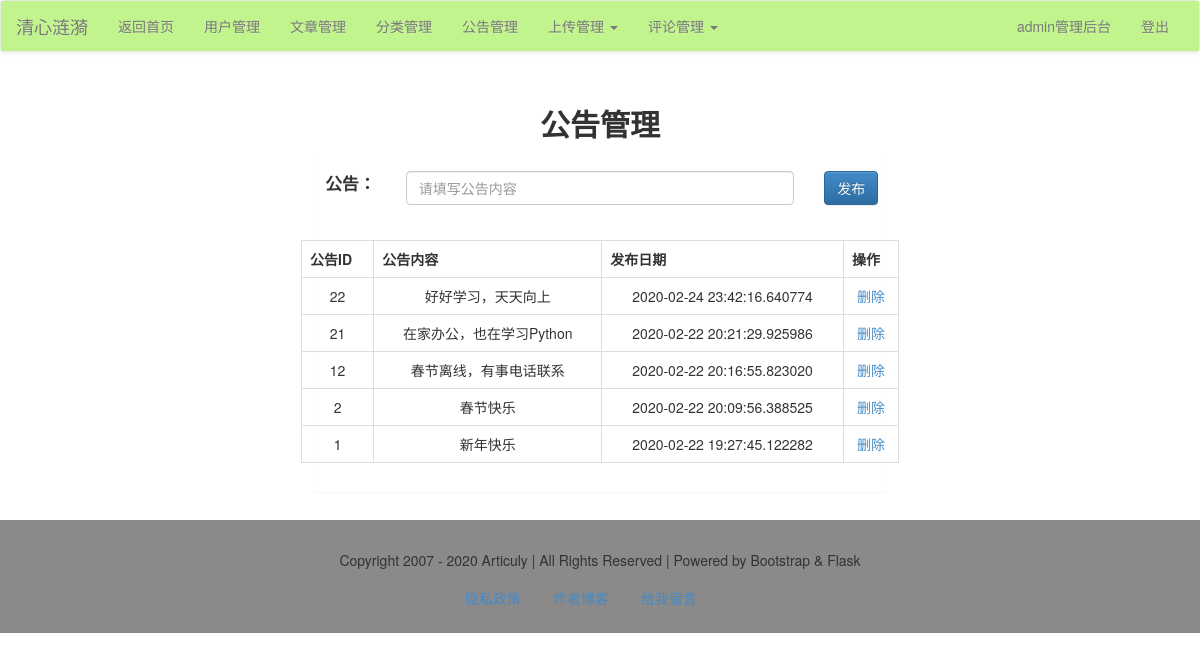
/admin/alert/list/ (signed in), run on an earlier commit of the app's database.
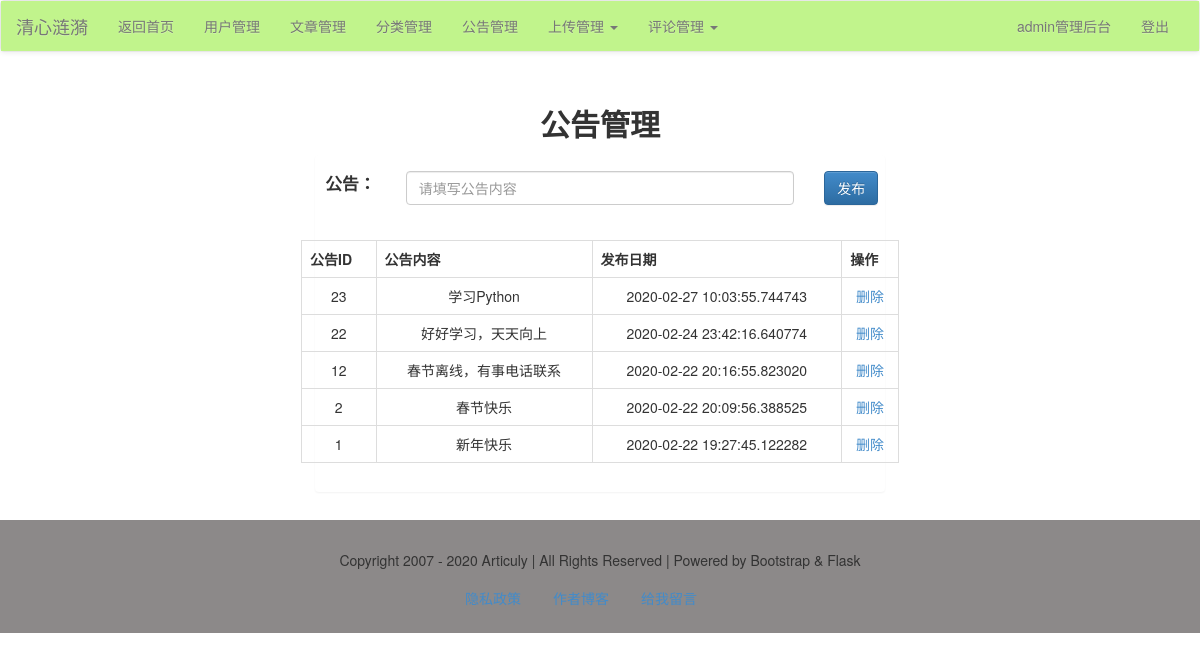
And on a later commit of the database.
### models.py (models this page shows)
class Alert(db.Model):
    alert_id = db.Column(db.Integer, primary_key=True)
    alert_time = db.Column(db.DateTime, default=datetime.now)
    alert_content = db.Column(db.String)

### admin/alert.py (the view)
@admin_app.route("/alert/list/", methods=['get', 'post'])
def alert_list():
    alerts = Alert.query.order_by(Alert.alert_id.desc()).all()
    if request.method == 'POST':
        content = request.form['alert']
        alert = Alert(alert_content=content)
        db.session.add(alert)
        db.session.commit()
        return redirect(url_for("admin_app.alert_list"))
    return render_template('admin/alert/alert_list.html', alerts=alerts)

### admin/admin_app.py (called while the page is built)
@admin_app.before_request
@login_required
def is_admin():
    print(session['user'])
    if session['user'] != 'admin':
        print('user is someone else.')
        return redirect(url_for('login'))

### app.py (called while the page is built)
@app.context_processor
def account():
    username = session.get('user')
    return {'username': username}

@app.context_processor
def getCateList():
    cates = Category.query.all()
    return {'cates': cates}

### libs.py (called while the page is built)
def login_required(func):
    @wraps(func)
    def decorator_nest(*args, **kwargs):
        if not 'user' in session:
            return redirect(url_for('login'))
        else:
            print(func)
            return func(*args, **kwargs)
    return decorator_nest

### templates/admin/alert/alert_list.html (shortened to what this page needs)
{% extends'admin/admin_base.html' %}
{% block content %}
    <div class="container-fluid">
        <div class="row">
            <div class="main col-lg-6 col-lg-offset-3 col-md-8 col-md-offset-2 col-sm-10 col-sm-offset-1 col-xs-12">
                <h2 class="text-center"><b>公告管理</b></h2>
                <div class="panel">
                    <div class="row">
                        <form action="" method="post" class="form-horizontal">
                            <div class="form-group">
                                <div class="col-xs-2 text-right middle">
                                    <label for="alert"><p style="font-size: 1.2em">公告：</p></label>
                                </div>
                                <div class="col-xs-8">
                                    <input class="form-control" type="text" name="alert" id="alert" value=""
                                           placeholder="请填写公告内容">
                                </div>
                                <div class="col-xs-2">
                                    <input type="submit" name="submit" id="btn1" class="btn btn-primary" value="发布">
                                </div>
                            </div>
                        </form>
                    </div>
                    <div class="row">
                        <table class="table table-bordered">
                            <tr>
                                <th>公告ID</th>
                                <th>公告内容</th>
                                <th>发布日期</th>
                                <th>操作</th>
                            </tr>
                            {% for alert in alerts %}
                                <tr class="text-center">
                                    <td>{{ alert.alert_id }}</td>
                                    <td>{{ alert.alert_content }}</td>
                                    <td>{{ alert.alert_time }}</td>
                                    <td>
                                        <a href="{{ url_for("admin_app.alert_remove", alert_id=alert.alert_id) }}">删除</a>
                                    </td>
                                </tr>
                            {% endfor %}
                        </table>
                    </div>
                </div>
            </div>
        </div>
    </div>
{% endblock %}

### templates/admin/admin_base.html (shortened to what this page needs)
<!DOCTYPE html>
<html>
{% block head %}
    <head>
        <link rel="stylesheet" type="text/css" href="{{ url_for("static", filename="css/bootstrap.css") }}"/>
        <link rel="stylesheet" type="text/css" href="{{ url_for("static", filename="css/bootstrap-theme.css") }}"/>
    </head>
{% endblock %}
<body>
{% block nav %}
    <nav class="navbar navbar-default">
        <div class="container-fluid" style="background-color: #C1F48C;">
            <div class="navbar-header">
                <a class="navbar-brand" href="#">清心涟漪</a>
            </div>
            <div class="collapse navbar-collapse" id="bs-example-navbar-collapse-1">
                <ul class="nav navbar-nav">
                    <li><a href="/">返回首页</a></li>
                    <li><a href="{{ url_for("admin_app.userList") }}">用户管理</a></li>
                    <li><a href="{{ url_for("admin_app.article_list") }}">文章管理</a></li>
                    <li><a href="{{ url_for("admin_app.cateList") }}">分类管理</a></li>
                    <li><a href="{{ url_for("admin_app.alert_list") }}">公告管理</a></li>
                    <li class="dropdown">
                        <a href="#" class="dropdown-toggle" data-toggle="dropdown" role="button"
                           aria-haspopup="true"
                           aria-expanded="false">上传管理 <span class="caret"></span></a>
                    </li>
                    <li class="dropdown">
                        <a href="#" class="dropdown-toggle" data-toggle="dropdown" role="button"
                           aria-haspopup="true"
                           aria-expanded="false">评论管理 <span class="caret"></span></a>
                    </li>
                </ul>
                <ul class="nav navbar-nav navbar-right">
                    <li><a href="{{ url_for("admin_app.admin_index") }}">{{ username }}管理后台</a></li>
                    <li><a href="{{ url_for("logout") }}">登出</a></li>
                </ul>
            </div>
        </div>
    </nav>
{% endblock %}
{% block content %}{% endblock %}
{% block footer %}
    <footer>
        <div class="container-fluid">
            <div class="row">
                <div class="col-md-12">
                    Copyright 2007 - 2020 Articuly | All Rights Reserved | Powered by Bootstrap & Flask
                </div>
            </div>
        </div>
        <nav>
            <ul class="nav nav-pills">
                <li><a href="" data-toggle="modal" data-target="#myModal">隐私政策</a></li>
                <li><a href="https://articuly.com" target="_blank">作者博客</a></li>
                <li><a href="">给我留言</a></li>
            </ul>
        </nav>
    </footer>
{% endblock %}
</body>
</html>

What changed in the data, as far as the page shows it:
removed Alert: alert_id "21", alert_content "在家办公，也在学习Python", alert_time "2020-02-22 20:21:29.925986"
added Alert: alert_id "23", alert_content "学习Python", alert_time "2020-02-27 10:03:55.744743"
